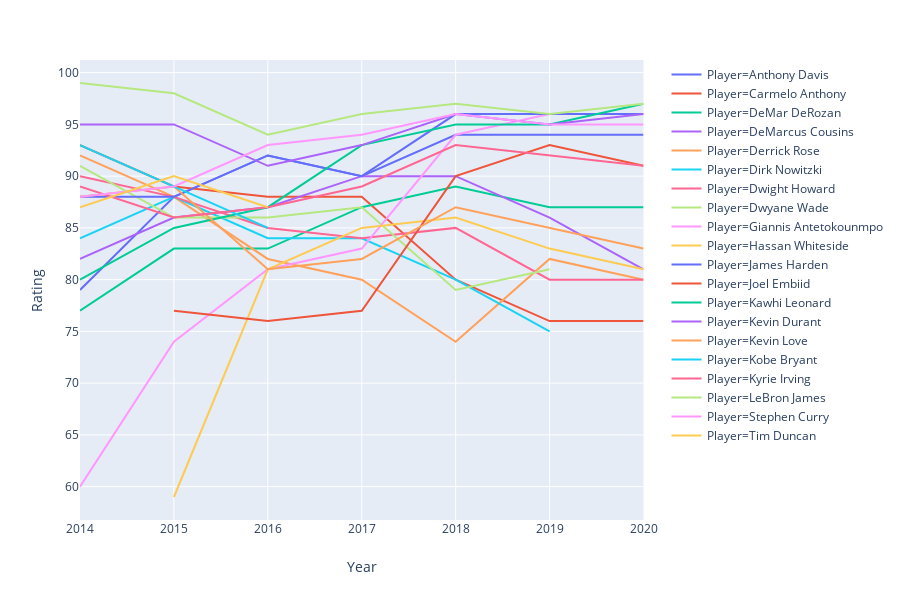

Here is the notebook cell this chart was saved with:
### Markdown cell above
To also provide an easier graph to look at, I selected twenty interesting NBA players over the last few years with interesting rating trends for a variety of different reasons. Feel free to play around with these graphs as you wish:

### Code cell
subset_players = nba_ratings_melt.Player.isin(["LeBron James","Giannis Antetokounmpo",
                                               "Stephen Curry","Kevin Durant",
                                               "Anthony Davis","Joel Embiid",
                                               "Dwyane Wade","Dirk Nowitzki",
                                               "Kawhi Leonard","James Harden",
                                               "DeMar DeRozan", "Derrick Rose",
                                               "Carmelo Anthony", "Kobe Bryant",
                                               "Hassan Whiteside", "Tim Duncan",
                                               "Kevin Love", "Kyrie Irving",
                                               "Dwight Howard", "DeMarcus Cousins"])

warnings.simplefilter("ignore")
fig_spec = px.line(nba_ratings_melt_sorted[subset_players],
                   x="Year", y="Rating", color="Player")
fig_spec.show()

### Figure 1 — Plotly figure (JSON) as saved in the notebook; plotly's stock layout.template omitted (floating-point values rounded to 4 significant figures)
{"data": [{"hoverlabel": {"namelength": 0}, "hovertemplate": "Player=Anthony Davis<br>Year=%{x}<br>Rating=%{y}", "legendgroup": "Player=Anthony Davis", "line": {"color": "#636efa", "dash": "solid"}, "mode": "lines", "name": "Player=Anthony Davis", "showlegend": true, "type": "scatter", "x": [2014, 2015, 2016, 2017, 2018, 2019, 2020], "xaxis": "x", "y": [79, 88, 92, 90, 94, 94, 94], "yaxis": "y"}, {"hoverlabel": {"namelength": 0}, "hovertemplate": "Player=Carmelo Anthony<br>Year=%{x}<br>Rating=%{y}", "legendgroup": "Player=Carmelo Anthony", "line": {"color": "#EF553B", "dash": "solid"}, "mode": "lines", "name": "Player=Carmelo Anthony", "showlegend": true, "type": "scatter", "x": [2014, 2015, 2016, 2017, 2018, 2019, 2020], "xaxis": "x", "y": [93, 89, 88, 88, 80, 76, 76], "yaxis": "y"}, {"hoverlabel": {"namelength": 0}, "hovertemplate": "Player=DeMar DeRozan<br>Year=%{x}<br>Rating=%{y}", "legendgroup": "Player=DeMar DeRozan", "line": {"color": "#00cc96", "dash": "solid"}, "mode": "lines", "name": "Player=DeMar DeRozan", "showlegend": true, "type": "scatter", "x": [2014, 2015, 2016, 2017, 2018, 2019, 2020], "xaxis": "x", "y": [77, 83, 83, 87, 89, 87, 87], "yaxis": "y"}, {"hoverlabel": {"namelength": 0}, "hovertemplate": "Player=DeMarcus Cousins<br>Year=%{x}<br>Rating=%{y}", "legendgroup": "Player=DeMarcus Cousins", "line": {"color": "#ab63fa", "dash": "solid"}, "mode": "lines", "name": "Player=DeMarcus Cousins", "showlegend": true, "type": "scatter", "x": [2014, 2015, 2016, 2017, 2018, 2019, 2020], "xaxis": "x", "y": [82, 86, 87, 90, 90, 86, 81], "yaxis": "y"}, {"hoverlabel": {"namelength": 0}, "hovertemplate": "Player=Derrick Rose<br>Year=%{x}<br>Rating=%{y}", "legendgroup": "Player=Derrick Rose", "line": {"color": "#FFA15A", "dash": "solid"}, "mode": "lines", "name": "Player=Derrick Rose", "showlegend": true, "type": "scatter", "x": [2014, 2015, 2016, 2017, 2018, 2019, 2020], "xaxis": "x", "y": [92, 88, 82, 80, 74, 82, 80], "yaxis": "y"}, {"hoverlabel": {"namelength": 0}, "hovertemplate": "Player=Dirk Nowitzki<br>Year=%{x}<br>Rating=%{y}", "legendgroup": "Player=Dirk Nowitzki", "line": {"color": "#19d3f3", "dash": "solid"}, "mode": "lines", "name": "Player=Dirk Nowitzki", "showlegend": true, "type": "scatter", "x": [2014, 2015, 2016, 2017, 2018, 2019, 2020], "xaxis": "x", "y": [84, 88, 84, 84, 80, 75, null], "yaxis": "y"}, {"hoverlabel": {"namelength": 0}, "hovertemplate": "Player=Dwight Howard<br>Year=%{x}<br>Rating=%{y}", "legendgroup": "Player=Dwight Howard", "line": {"color": "#FF6692", "dash": "solid"}, "mode": "lines", "name": "Player=Dwight Howard", "showlegend": true, "type": "scatter", "x": [2014, 2015, 2016, 2017, 2018, 2019, 2020], "xaxis": "x", "y": [90, 88, 85, 84, 85, 80, 80], "yaxis": "y"}, {"hoverlabel": {"namelength": 0}, "hovertemplate": "Player=Dwyane Wade<br>Year=%{x}<br>Rating=%{y}", "legendgroup": "Player=Dwyane Wade", "line": {"color": "#B6E880", "dash": "solid"}, "mode": "lines", "name": "Player=Dwyane Wade", "showlegend": true, "type": "scatter", "x": [2014, 2015, 2016, 2017, 2018, 2019, 2020], "xaxis": "x", "y": [91, 86, 86, 87, 79, 81, null], "yaxis": "y"}, {"hoverlabel": {"namelength": 0}, "hovertemplate": "Player=Giannis Antetokounmpo<br>Year=%{x}<br>Rating=%{y}", "legendgroup": "Player=Giannis Antetokounmpo", "line": {"color": "#FF97FF", "dash": "solid"}, "mode": "lines", "name": "Player=Giannis Antetokounmpo", "showlegend": true, "type": "scatter", "x": [2014, 2015, 2016, 2017, 2018, 2019, 2020], "xaxis": "x", "y": [60, 74, 81, 83, 94, 96, 96], "yaxis": "y"}, {"hoverlabel": {"namelength": 0}, "hovertemplate": "Player=Hassan Whiteside<br>Year=%{x}<br>Rating=%{y}", "legendgroup": "Player=Hassan Whiteside", "line": {"color": "#FECB52", "dash": "solid"}, "mode": "lines", "name": "Player=Hassan Whiteside", "showlegend": true, "type": "scatter", "x": [2014, 2015, 2016, 2017, 2018, 2019, 2020], "xaxis": "x", "y": [null, 59, 81, 85, 86, 83, 81], "yaxis": "y"}, {"hoverlabel": {"namelength": 0}, "hovertemplate": "Player=James Harden<br>Year=%{x}<br>Rating=%{y}", "legendgroup": "Player=James Harden", "line": {"color": "#636efa", "dash": "solid"}, "mode": "lines", "name": "Player=James Harden", "showlegend": true, "type": "scatter", "x": [2014, 2015, 2016, 2017, 2018, 2019, 2020], "xaxis": "x", "y": [88, 88, 92, 90, 96, 96, 96], "yaxis": "y"}, {"hoverlabel": {"namelength": 0}, "hovertemplate": "Player=Joel Embiid<br>Year=%{x}<br>Rating=%{y}", "legendgroup": "Player=Joel Embiid", "line": {"color": "#EF553B", "dash": "solid"}, "mode": "lines", "name": "Player=Joel Embiid", "showlegend": true, "type": "scatter", "x": [2014, 2015, 2016, 2017, 2018, 2019, 2020], "xaxis": "x", "y": [null, 77, 76, 77, 90, 93, 91], "yaxis": "y"}, {"hoverlabel": {"namelength": 0}, "hovertemplate": "Player=Kawhi Leonard<br>Year=%{x}<br>Rating=%{y}", "legendgroup": "Player=Kawhi Leonard", "line": {"color": "#00cc96", "dash": "solid"}, "mode": "lines", "name": "Player=Kawhi Leonard", "showlegend": true, "type": "scatter", "x": [2014, 2015, 2016, 2017, 2018, 2019, 2020], "xaxis": "x", "y": [80, 85, 87, 93, 95, 95, 97], "yaxis": "y"}, {"hoverlabel": {"namelength": 0}, "hovertemplate": "Player=Kevin Durant<br>Year=%{x}<br>Rating=%{y}", "legendgroup": "Player=Kevin Durant", "line": {"color": "#ab63fa", "dash": "solid"}, "mode": "lines", "name": "Player=Kevin Durant", "showlegend": true, "type": "scatter", "x": [2014, 2015, 2016, 2017, 2018, 2019, 2020], "xaxis": "x", "y": [95, 95, 91, 93, 96, 95, 96], "yaxis": "y"}, {"hoverlabel": {"namelength": 0}, "hovertemplate": "Player=Kevin Love<br>Year=%{x}<br>Rating=%{y}", "legendgroup": "Player=Kevin Love", "line": {"color": "#FFA15A", "dash": "solid"}, "mode": "lines", "name": "Player=Kevin Love", "showlegend": true, "type": "scatter", "x": [2014, 2015, 2016, 2017, 2018, 2019, 2020], "xaxis": "x", "y": [88, 89, 81, 82, 87, 85, 83], "yaxis": "y"}, {"hoverlabel": {"namelength": 0}, "hovertemplate": "Player=Kobe Bryant<br>Year=%{x}<br>Rating=%{y}", "legendgroup": "Player=Kobe Bryant", "line": {"color": "#19d3f3", "dash": "solid"}, "mode": "lines", "name": "Player=Kobe Bryant", "showlegend": true, "type": "scatter", "x": [2014, 2015, 2016, 2017, 2018, 2019, 2020], "xaxis": "x", "y": [93, 89, 85, null, null, null, null], "yaxis": "y"}, {"hoverlabel": {"namelength": 0}, "hovertemplate": "Player=Kyrie Irving<br>Year=%{x}<br>Rating=%{y}", "legendgroup": "Player=Kyrie Irving", "line": {"color": "#FF6692", "dash": "solid"}, "mode": "lines", "name": "Player=Kyrie Irving", "showlegend": true, "type": "scatter", "x": [2014, 2015, 2016, 2017, 2018, 2019, 2020], "xaxis": "x", "y": [89, 86, 87, 89, 93, 92, 91], "yaxis": "y"}, {"hoverlabel": {"namelength": 0}, "hovertemplate": "Player=LeBron James<br>Year=%{x}<br>Rating=%{y}", "legendgroup": "Player=LeBron James", "line": {"color": "#B6E880", "dash": "solid"}, "mode": "lines", "name": "Player=LeBron James", "showlegend": true, "type": "scatter", "x": [2014, 2015, 2016, 2017, 2018, 2019, 2020], "xaxis": "x", "y": [99, 98, 94, 96, 97, 96, 97], "yaxis": "y"}, {"hoverlabel": {"namelength": 0}, "hovertemplate": "Player=Stephen Curry<br>Year=%{x}<br>Rating=%{y}", "legendgroup": "Player=Stephen Curry", "line": {"color": "#FF97FF", "dash": "solid"}, "mode": "lines", "name": "Player=Stephen Curry", "showlegend": true, "type": "scatter", "x": [2014, 2015, 2016, 2017, 2018, 2019, 2020], "xaxis": "x", "y": [88, 89, 93, 94, 96, 95, 95], "yaxis": "y"}, {"hoverlabel": {"namelength": 0}, "hovertemplate": "Player=Tim Duncan<br>Year=%{x}<br>Rating=%{y}", "legendgroup": "Player=Tim Duncan", "line": {"color": "#FECB52", "dash": "solid"}, "mode": "lines", "name": "Player=Tim Duncan", "showlegend": true, "type": "scatter", "x": [2014, 2015, 2016, 2017, 2018, 2019, 2020], "xaxis": "x", "y": [87, 90, 87, null, null, null, null], "yaxis": "y"}], "layout": {"height": 600, "legend": {"tracegroupgap": 0}, "margin": {"t": 60}, "xaxis": {"anchor": "y", "domain": [0, 0.98], "title": {"text": "Year"}}, "yaxis": {"anchor": "x", "domain": [0, 1], "title": {"text": "Rating"}}}}
